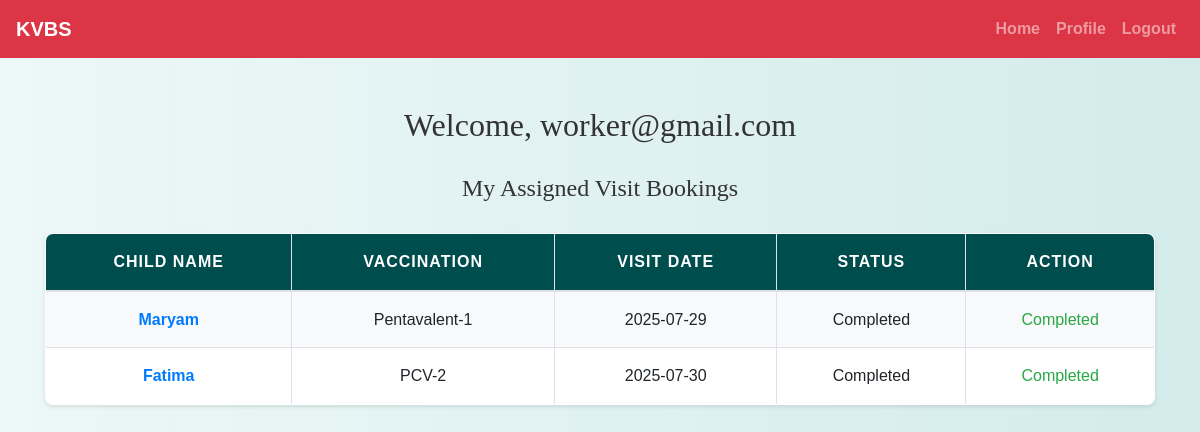
Page /worker/worker_dashboard.php (signed in) on the committed database.
### tables this page shows
CREATE TABLE `visit_bookings` (
  `booking_id` int(11) NOT NULL,
  `user_id` int(11) NOT NULL,
  `kid_id` int(11) NOT NULL,
  `vaccination_id` int(11) NOT NULL,
  `worker_id` int(11) DEFAULT NULL,
  `visit_date` date NOT NULL,
  `visit_time` time NOT NULL,
  `status` enum('Pending','Confirmed','Rejected','Completed') NOT NULL DEFAULT 'Pending',
  `feedback` text DEFAULT NULL,
  `created_at` datetime DEFAULT current_timestamp()
);

CREATE TABLE `children` (
  `child_id` int(11) NOT NULL,
  `parent_id` int(11) NOT NULL,
  `first_name` varchar(100) NOT NULL,
  `last_name` varchar(100) NOT NULL,
  `date_of_birth` date NOT NULL,
  `gender` enum('Male','Female','Other') NOT NULL,
  `address` varchar(255) NOT NULL,
  `city` varchar(100) NOT NULL,
  `province` varchar(100) NOT NULL,
  `postal_code` varchar(20) NOT NULL,
  `special_notes` text DEFAULT NULL,
  `created_at` timestamp NOT NULL DEFAULT current_timestamp(),
  `updated_at` timestamp NOT NULL DEFAULT current_timestamp() ON UPDATE current_timestamp()
);

CREATE TABLE `vaccinations` (
  `vaccination_id` int(11) NOT NULL,
  `name` varchar(255) NOT NULL,
  `description` text NOT NULL,
  `age_limit_months` int(11) NOT NULL
);

### worker/worker_dashboard.php (the view, shortened to what this page needs)
<?php
include('config.php');
$worker_id = $_SESSION["id"];
$email = htmlspecialchars($_SESSION["email"]);
$bookings = mysqli_query($conn, "
    SELECT vb.*, c.first_name AS child_name, v.name AS vaccination_name
    FROM visit_bookings vb
    JOIN children c ON vb.kid_id = c.child_id
    JOIN vaccinations v ON vb.vaccination_id = v.vaccination_id
    WHERE vb.worker_id = '$worker_id'
    ORDER BY vb.created_at DESC
");
?>
<!DOCTYPE html>
<html lang="en">
<head>
    <link rel="stylesheet" href="https://maxcdn.bootstrapcdn.com/bootstrap/4.5.2/css/bootstrap.min.css" />
    <link rel="stylesheet" href="../css/style.css">
</head>
<body>
<?php include('navbar.php'); ?>
<div class="container mt-5 mb-5">
    <h2 class="mb-4">Welcome, <?= $email ?></h2>
    <h4>My Assigned Visit Bookings</h4>
    <?php if (mysqli_num_rows($bookings) > 0): ?>
        <table class="table table-bordered">
            <thead>
                <tr>
                    <th>Child Name</th>
                    <th>Vaccination</th>
                    <th>Visit Date</th>
                    <th>Status</th>
                    <th>Action</th>
                </tr>
            </thead>
            <tbody>
                <?php while ($row = mysqli_fetch_assoc($bookings)): ?>
                    <tr>
                        <td><a href="child_details.php?child_id=<?= $row['kid_id'] ?>" class="text-primary"><?= htmlspecialchars($row['child_name']) ?></a></td>
                        <td><?= htmlspecialchars($row['vaccination_name']) ?></td>
                        <td><?= htmlspecialchars($row['visit_date']) ?></td>
                        <td><?= htmlspecialchars($row['status']) ?></td>
                        <td>
                            <?php if ($row['status'] !== 'Completed'): ?>
                                <form method="post" class="form-inline">
                                    <input type="hidden" name="kid_id" value="<?= $row['kid_id'] ?>">
                                    <input type="hidden" name="vaccination_id" value="<?= $row['vaccination_id'] ?>">
                                    <input type="hidden" name="booking_id" value="<?= $row['booking_id'] ?>">
                                    <button type="submit" name="submit_record" class="btn btn-sm btn-success">Add Record</button>
                                </form>
                            <?php else: ?>
                                <span class="text-success">Completed</span>
                            <?php endif; ?>
                        </td>
                    </tr>
                <?php endwhile; ?>
            </tbody>
        </table>
    <?php else: ?>
        <p>No assigned visit bookings found.</p>
    <?php endif; ?>
</div>
</body>
</html>

### css/style.css (style rules this page uses)
body { background: linear-gradient(90deg, rgba(233, 246, 246, 0.831), rgba(207, 233, 233, 0.9)); font-family: 'Arial', sans-serif; color: #333; line-height: 1.6; }
h1, h2, h3, h4 { text-align: center; margin-top: 30px; margin-bottom: 30px; font-family: 'Georgia', serif; }
.container { margin-bottom: 40px; }
.table { width: 100%; border-collapse: collapse; margin-top: 20px; font-size: 16px; background-color: #ffffff; border-radius: 8px; overflow: hidden; box-shadow: 0 2px 4px rgba(0, 0, 0, 0.1); }
.table th, .table td { padding: 15px; border: 1px solid #dee2e6; text-align: center; }
.table thead th { background-color: #004d4d; color: white; font-weight: bold; text-transform: uppercase; letter-spacing: 1px; }
.table tbody tr:nth-child(odd) { background-color: #f8f9fa; }
a { color: #006666; text-decoration: none; font-weight: bold; }

### rows in the picture
visit_bookings: kid.first_name "Maryam", vaccination.name "Pentavalent-1", visit_date "2025-07-29", status "Completed"
visit_bookings: kid.first_name "Fatima", vaccination.name "PCV-2", visit_date "2025-07-30", status "Completed"

### other values in the picture
$email "worker@gmail.com"
